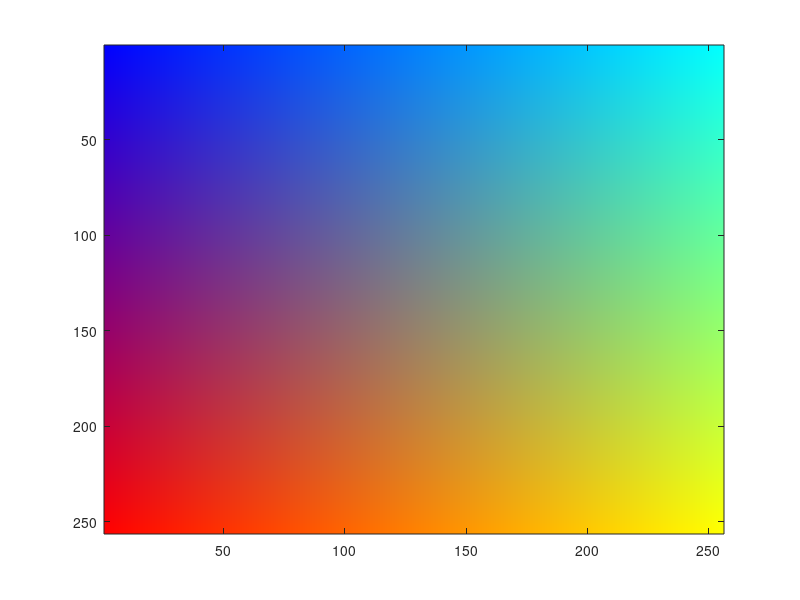

This figure's MATLAB source:
function Exercise2()
%matriz gradiente vazia
%grad=rand(256,256)*0;
grad=[];                      %Slide 84
%Enunciado
% AZUL    --- CYAN
% MAGENTA ---  ????
% RED     --- YELLOW
% 0~255 intensidade
% 1~256 dimensao da matriz
for i=1:256                   %Slide 88
  for j=1:256                 %Slide 88
    grad(i,j,1)=i;            %vermelho aparece primeiro nas linhas depois nas colunas
    grad(i,j,2)=j;            %verde aparece primeiro nas colunas depois linhas
    grad(i,j,3)=255 - (i-1);  %Slide 87 decrementando o valor do azul, logo começa com o azul 
  end
end
image(uint8(grad));

for i=1:256                   
  for j=1:256                 
    brincando1(i,j,3)=i;            
    brincando1(i,j,2)=j;            
    brincando1(i,j,1)=255 - (i-1);  
  end
end
%image(uint8(brincando1));

for i=1:256                   
  for j=1:256                 
    brincando2(i,j,1)=255 - (j-1);              
    brincando2(i,j,3)=255 - (i-1);  
    brincando2(i,j,2)=255 - (i-1);  
  end
end
%image(uint8(brincando2));
%OBS: NÃO DÁ 4 CORES

end